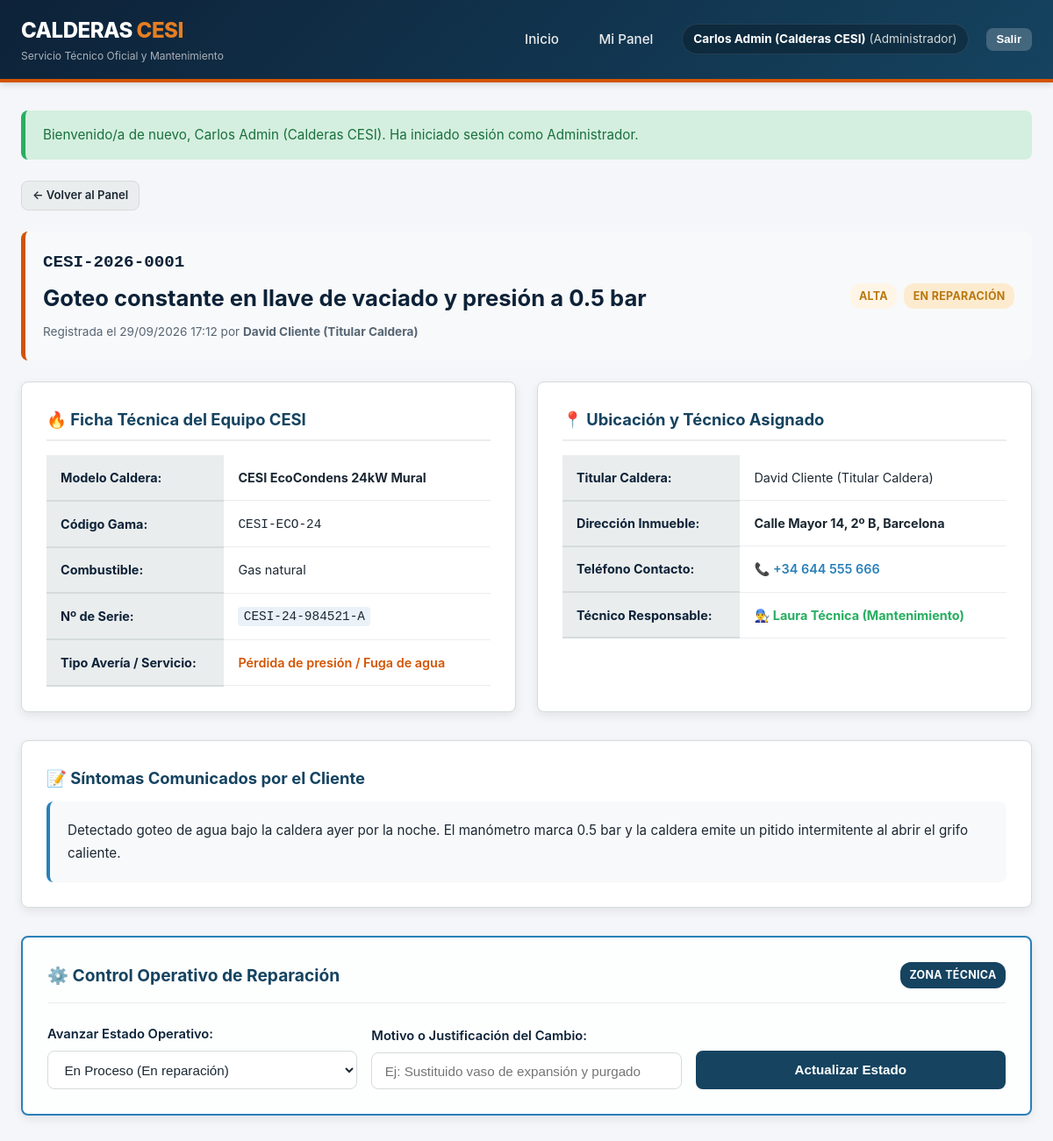
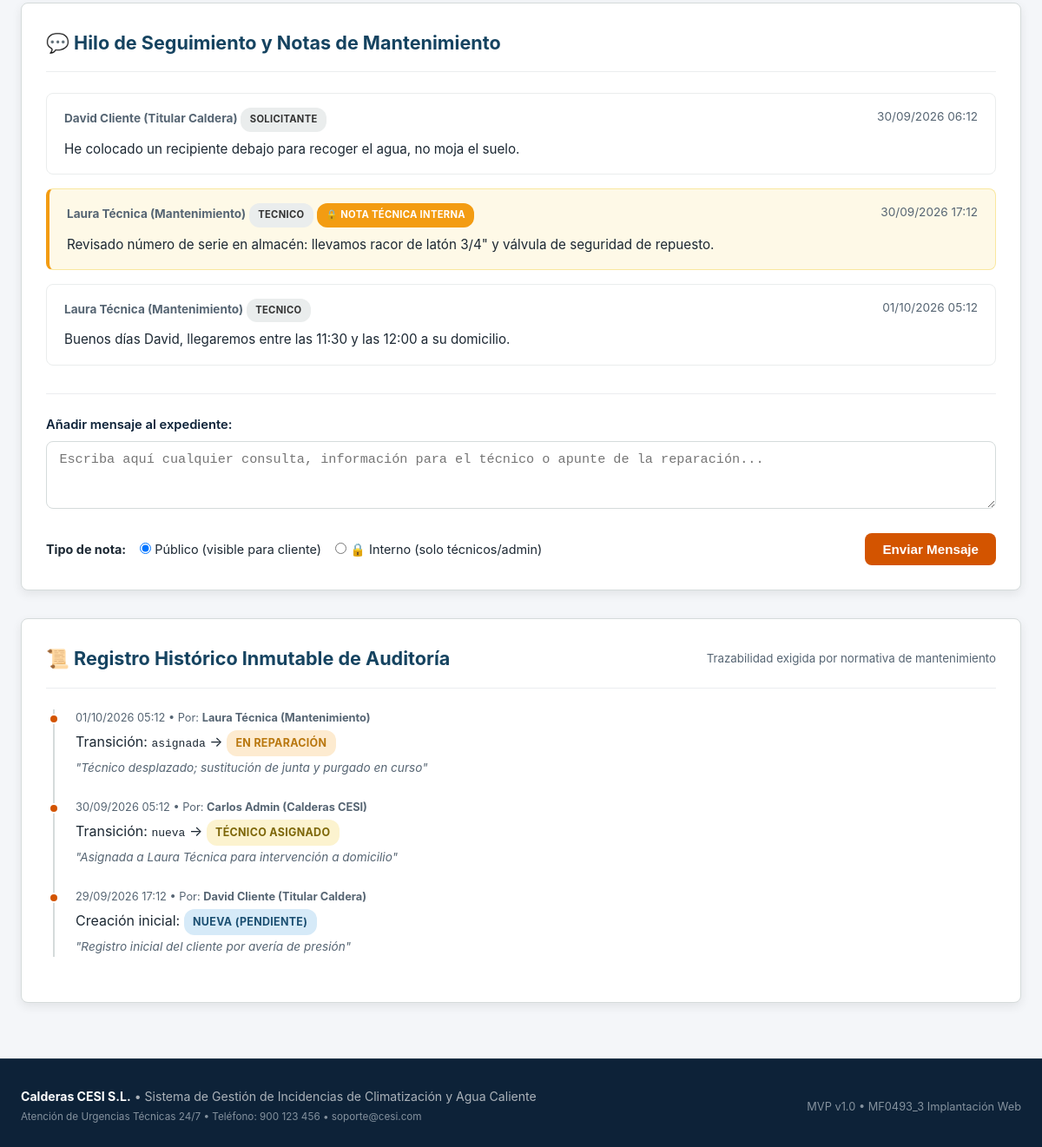
The app's page /ver_incidencia.php?id=1 (signed in) with its own data (2 pictures, top to bottom).
### tables this page shows
CREATE TABLE `usuarios` (
  `id` INT UNSIGNED AUTO_INCREMENT PRIMARY KEY,
  `nombre` VARCHAR(100) NOT NULL,
  `email` VARCHAR(150) NOT NULL UNIQUE,
  `telefono` VARCHAR(25) NULL,
  `password_hash` VARCHAR(255) NOT NULL,
  `rol` ENUM('solicitante', 'tecnico', 'administrador') NOT NULL DEFAULT 'solicitante',
  `activo` TINYINT(1) NOT NULL DEFAULT 1,
  `creado_en` DATETIME NOT NULL DEFAULT CURRENT_TIMESTAMP,
  INDEX `idx_usuario_rol` (`rol`, `activo`),
  INDEX `idx_usuario_email` (`email`)
);

CREATE TABLE `incidencias` (
  `id` INT UNSIGNED AUTO_INCREMENT PRIMARY KEY,
  `referencia` VARCHAR(25) NOT NULL UNIQUE,
  `solicitante_id` INT UNSIGNED NOT NULL,
  `modelo_caldera_id` INT UNSIGNED NULL,
  `categoria_id` INT UNSIGNED NOT NULL,
  `numero_serie` VARCHAR(60) NULL,
  `direccion_instalacion` VARCHAR(255) NOT NULL,
  `telefono_contacto` VARCHAR(25) NOT NULL,
  `titulo` VARCHAR(150) NOT NULL,
  `descripcion` TEXT NOT NULL,
  `prioridad` ENUM('baja', 'media', 'alta', 'urgente') NOT NULL DEFAULT 'media',
  `estado` ENUM('nueva', 'asignada', 'en_proceso', 'resuelta', 'cerrada') NOT NULL DEFAULT 'nueva',
  `tecnico_asignado_id` INT UNSIGNED NULL,
  `creada_en` DATETIME NOT NULL DEFAULT CURRENT_TIMESTAMP,
  `actualizada_en` DATETIME NOT NULL DEFAULT CURRENT_TIMESTAMP ON UPDATE CURRENT_TIMESTAMP,

  CONSTRAINT `fk_incidencia_solicitante`
    FOREIGN KEY (`solicitante_id`) REFERENCES `usuarios` (`id`)
    ON UPDATE CASCADE ON DELETE RESTRICT,

  CONSTRAINT `fk_incidencia_modelo`
    FOREIGN KEY (`modelo_caldera_id`) REFERENCES `modelos_caldera` (`id`)
    ON UPDATE CASCADE ON DELETE SET NULL,

  CONSTRAINT `fk_incidencia_categoria`
    FOREIGN KEY (`categoria_id`) REFERENCES `categorias_averia` (`id`)
    ON UPDATE CASCADE ON DELETE RESTRICT,

  CONSTRAINT `fk_incidencia_tecnico`
    FOREIGN KEY (`tecnico_asignado_id`) REFERENCES `usuarios` (`id`)
    ON UPDATE CASCADE ON DELETE SET NULL,

  INDEX `idx_incidencia_estado` (`estado`),
  INDEX `idx_incidencia_solicitante` (`solicitante_id`),
  INDEX `idx_incidencia_tecnico` (`tecnico_asignado_id`),
  INDEX `idx_incidencia_prioridad` (`prioridad`),
  INDEX `idx_incidencia_creada` (`creada_en`)
);

CREATE TABLE `modelos_caldera` (
  `id` INT UNSIGNED AUTO_INCREMENT PRIMARY KEY,
  `codigo` VARCHAR(30) NOT NULL UNIQUE,
  `nombre` VARCHAR(120) NOT NULL,
  `combustible` ENUM('gas_natural', 'propano', 'pellet_biomasa', 'aerotermia', 'gasoil') NOT NULL DEFAULT 'gas_natural',
  `potencia_kw` DECIMAL(5,2) NULL,
  `descripcion` TEXT NULL,
  `activo` TINYINT(1) NOT NULL DEFAULT 1,
  INDEX `idx_modelo_activo` (`activo`)
);

CREATE TABLE `categorias_averia` (
  `id` INT UNSIGNED AUTO_INCREMENT PRIMARY KEY,
  `nombre` VARCHAR(100) NOT NULL UNIQUE,
  `descripcion` VARCHAR(255) NULL,
  `prioridad_sugerida` ENUM('baja', 'media', 'alta', 'urgente') NOT NULL DEFAULT 'media',
  `activa` TINYINT(1) NOT NULL DEFAULT 1,
  INDEX `idx_categoria_activa` (`activa`)
);

CREATE TABLE `comentarios` (
  `id` INT UNSIGNED AUTO_INCREMENT PRIMARY KEY,
  `incidencia_id` INT UNSIGNED NOT NULL,
  `usuario_id` INT UNSIGNED NOT NULL,
  `mensaje` TEXT NOT NULL,
  `tipo` ENUM('publico', 'interno') NOT NULL DEFAULT 'publico',
  `creado_en` DATETIME NOT NULL DEFAULT CURRENT_TIMESTAMP,

  CONSTRAINT `fk_comentario_incidencia`
    FOREIGN KEY (`incidencia_id`) REFERENCES `incidencias` (`id`)
    ON UPDATE CASCADE ON DELETE CASCADE,

  CONSTRAINT `fk_comentario_usuario`
    FOREIGN KEY (`usuario_id`) REFERENCES `usuarios` (`id`)
    ON UPDATE CASCADE ON DELETE RESTRICT,

  INDEX `idx_comentario_incidencia` (`incidencia_id`, `creado_en`)
);

CREATE TABLE `historial_estados` (
  `id` INT UNSIGNED AUTO_INCREMENT PRIMARY KEY,
  `incidencia_id` INT UNSIGNED NOT NULL,
  `usuario_id` INT UNSIGNED NOT NULL,
  `estado_anterior` ENUM('nueva', 'asignada', 'en_proceso', 'resuelta', 'cerrada') NULL,
  `estado_nuevo` ENUM('nueva', 'asignada', 'en_proceso', 'resuelta', 'cerrada') NOT NULL,
  `motivo` VARCHAR(255) NULL,
  `cambiado_en` DATETIME NOT NULL DEFAULT CURRENT_TIMESTAMP,

  CONSTRAINT `fk_historial_incidencia`
    FOREIGN KEY (`incidencia_id`) REFERENCES `incidencias` (`id`)
    ON UPDATE CASCADE ON DELETE CASCADE,

  CONSTRAINT `fk_historial_usuario`
    FOREIGN KEY (`usuario_id`) REFERENCES `usuarios` (`id`)
    ON UPDATE CASCADE ON DELETE RESTRICT,

  INDEX `idx_historial_incidencia` (`incidencia_id`, `cambiado_en`)
);

### ver_incidencia.php (the view, shortened to what the rows shown need)
<?php
require_once __DIR__ . '/src/helpers.php';
require_once __DIR__ . '/src/auth.php';
$usuario = usuario_actual();
$pdo = conectar();
$idIncidencia = (int)($_GET['id'] ?? 0);
$sqlInc = 'SELECT
                i.*,
                u.nombre AS cliente_nombre,
                u.email AS cliente_email,
                t.nombre AS tecnico_nombre,
                t.email AS tecnico_email,
                m.nombre AS modelo_caldera_nombre,
                m.codigo AS modelo_caldera_codigo,
                m.combustible AS modelo_combustible,
                m.potencia_kw AS modelo_potencia,
                c.nombre AS categoria_nombre
           FROM incidencias i
           JOIN usuarios u ON i.solicitante_id = u.id
           LEFT JOIN usuarios t ON i.tecnico_asignado_id = t.id
           LEFT JOIN modelos_caldera m ON i.modelo_caldera_id = m.id
           JOIN categorias_averia c ON i.categoria_id = c.id
           WHERE i.id = :id LIMIT 1';
$stmtInc = $pdo->prepare($sqlInc);
$stmtInc->execute(['id' => $idIncidencia]);
$incidencia = $stmtInc->fetch();
$filtroComentarios = ($usuario['rol'] === 'solicitante') ? 'AND c.tipo = "publico"' : '';
$sqlCom = "SELECT c.*, u.nombre AS autor_nombre, u.rol AS autor_rol
           FROM comentarios c
           JOIN usuarios u ON c.usuario_id = u.id
           WHERE c.incidencia_id = :id $filtroComentarios
           ORDER BY c.creado_en ASC";
$stmtCom = $pdo->prepare($sqlCom);
$stmtCom->execute(['id' => $idIncidencia]);
$comentarios = $stmtCom->fetchAll();
$sqlHist = 'SELECT h.*, u.nombre AS autor_nombre
            FROM historial_estados h
            JOIN usuarios u ON h.usuario_id = u.id
            WHERE h.incidencia_id = :id
            ORDER BY h.cambiado_en DESC';
$stmtHist = $pdo->prepare($sqlHist);
$stmtHist->execute(['id' => $idIncidencia]);
$historial = $stmtHist->fetchAll();
require_once __DIR__ . '/views/header.php';
?>
<div class="incident-header-banner">
  <div style="display:flex; justify-content:space-between; align-items:center; flex-wrap:wrap; gap:1rem;">
    <div>
      <span class="incident-ref"><?= e($incidencia['referencia']) ?></span>
      <h1 style="font-size:1.6rem; color:var(--cesi-blue-dark); margin:0.3rem 0;"><?= e($incidencia['titulo']) ?></h1>
      <span style="font-size:0.85rem; color:var(--cesi-text-muted);">
        Registrada el <?= formatear_fecha($incidencia['creada_en']) ?> por <strong><?= e($incidencia['cliente_nombre']) ?></strong>
      </span>
    </div>
    <div style="display:flex; gap:0.5rem; align-items:center;">
      <?= badge_prioridad($incidencia['prioridad']) ?>
      <?= badge_estado($incidencia['estado']) ?>
    </div>
  </div>
</div>
<div style="display:grid; grid-template-columns: repeat(auto-fit, minmax(320px, 1fr)); gap:1.5rem; margin-bottom:2rem;">
  <div class="card" style="margin-bottom:0;">
    <table class="table-custom" style="font-size:0.9rem;">
      <tr>
        <th style="width:40%;">Modelo Caldera:</th>
        <td><strong><?= e($incidencia['modelo_caldera_nombre'] ?? 'No catalogada') ?></strong></td>
      </tr>
      <tr>
        <th>Código Gama:</th>
        <td><code><?= e($incidencia['modelo_caldera_codigo'] ?? '-') ?></code></td>
      </tr>
      <tr>
        <th>Combustible:</th>
        <td><?= e(ucfirst(str_replace('_', ' ', $incidencia['modelo_combustible'] ?? 'Gas'))) ?></td>
      </tr>
      <tr>
        <th>Nº de Serie:</th>
        <td><code style="background:#eaf2f8; padding:0.2rem 0.4rem; border-radius:4px;"><?= e($incidencia['numero_serie'] ?? 'No aportado') ?></code></td>
      </tr>
      <tr>
        <th>Tipo Avería / Servicio:</th>
        <td><span style="color:var(--cesi-flame-primary); font-weight:600;"><?= e($incidencia['categoria_nombre']) ?></span></td>
      </tr>
    </table>
  </div>
  <div class="card" style="margin-bottom:0;">
    <table class="table-custom" style="font-size:0.9rem;">
      <tr>
        <th style="width:40%;">Titular Caldera:</th>
        <td><?= e($incidencia['cliente_nombre']) ?></td>
      </tr>
      <tr>
        <th>Dirección Inmueble:</th>
        <td><strong><?= e($incidencia['direccion_instalacion']) ?></strong></td>
      </tr>
      <tr>
        <th>Teléfono Contacto:</th>
        <td><a href="tel:<?= e($incidencia['telefono_contacto']) ?>" style="color:var(--cesi-blue-light); font-weight:600; text-decoration:none;">📞 <?= e($incidencia['telefono_contacto']) ?></a></td>
      </tr>
      <tr>
        <th>Técnico Responsable:</th>
        <td>
          <?php if ($incidencia['tecnico_nombre']): ?>
            <span style="color:var(--cesi-success); font-weight:700;">👨‍🔧 <?= e($incidencia['tecnico_nombre']) ?></span>
          <?php endif; ?>
        </td>
      </tr>
    </table>
  </div>
</div>
<div class="card">
  <h3 style="font-size:1.15rem; color:var(--cesi-blue-primary); margin-bottom:0.75rem;">
    📝 Síntomas Comunicados por el Cliente
  </h3>
  <div style="background:#f8f9fa; padding:1.25rem; border-radius:var(--cesi-radius); border-left:4px solid var(--cesi-blue-light); font-size:0.95rem; line-height:1.7;">
    <?= nl2br(e($incidencia['descripcion'])) ?>
  </div>
</div>
<?php if (in_array($usuario['rol'], ['tecnico', 'administrador'], true)): ?>
  <div class="card" style="background:#fdfefe; border:2px solid var(--cesi-blue-light);">
    <div class="card-header">
      <h3 class="card-title" style="font-size:1.2rem;">⚙️ Control Operativo de Reparación</h3>
      <span class="badge" style="background:var(--cesi-blue-primary); color:#fff;">Zona Técnica</span>
    </div>
    <form action="ver_incidencia.php?id=<?= $idIncidencia ?>" method="POST" style="display:grid; grid-template-columns: repeat(auto-fit, minmax(240px, 1fr)); gap:1rem; align-items:end;">
      <div class="form-group" style="margin-bottom:0;">
        <label for="nuevo_estado" class="form-label">Avanzar Estado Operativo:</label>
        <select id="nuevo_estado" name="nuevo_estado" class="form-control" required>
          <option value="en_proceso" <?= ($incidencia['estado'] === 'en_proceso') ? 'selected' : '' ?>>En Proceso (En reparación)</option>
        </select>
      </div>
      <div class="form-group" style="margin-bottom:0;">
        <label for="motivo" class="form-label">Motivo o Justificación del Cambio:</label>
        <input type="text" id="motivo" name="motivo" class="form-control" placeholder="Ej: Sustituido vaso de expansión y purgado">
      </div>
      <div>
        <button type="submit" class="btn btn-primary" style="height:44px; width:100%;">Actualizar Estado</button>
      </div>
    </form>
  </div>
<?php endif; ?>
<div class="card">
  <?php if (empty($comentarios)): ?>
    <p style="color:var(--cesi-text-muted); font-size:0.9rem; margin-bottom:1.5rem;">
      No hay mensajes ni comentarios registrados todavía en esta incidencia.
    </p>
  <?php else: ?>
    <div style="margin-bottom:2rem;">
      <?php foreach ($comentarios as $c): ?>
        <div class="comment-card <?= ($c['tipo'] === 'interno') ? 'interno' : '' ?>">
          <div class="comment-header">
            <div>
              <strong><?= e($c['autor_nombre']) ?></strong>
              <span class="badge" style="background:#eaeded; color:#333; font-size:0.7rem;"><?= e(ucfirst($c['autor_rol'])) ?></span>
              <?php if ($c['tipo'] === 'interno'): ?>
                <span class="badge" style="background:#f39c12; color:#fff; font-size:0.7rem;">🔒 NOTA TÉCNICA INTERNA</span>
              <?php endif; ?>
            </div>
            <span><?= formatear_fecha($c['creado_en']) ?></span>
          </div>
          <div style="font-size:0.95rem; color:var(--cesi-text-dark);">
            <?= nl2br(e($c['mensaje'])) ?>
          </div>
        </div>
      <?php endforeach; ?>
    </div>
  <?php endif; ?>
</div>
<div class="card">
  <ul class="timeline">
    <?php foreach ($historial as $h): ?>
      <li class="timeline-item">
        <div class="timeline-date"><?= formatear_fecha($h['cambiado_en']) ?> &bull; Por: <strong><?= e($h['autor_nombre']) ?></strong></div>
        <div style="margin-top:0.25rem;">
          <?php if ($h['estado_anterior']): ?>
            Transición: <code><?= e($h['estado_anterior']) ?></code> &rarr; <strong><?= badge_estado($h['estado_nuevo']) ?></strong>
          <?php else: ?>
            Creación inicial: <strong><?= badge_estado($h['estado_nuevo']) ?></strong>
          <?php endif; ?>
        </div>
        <?php if ($h['motivo']): ?>
          <div style="font-size:0.85rem; color:var(--cesi-text-muted); margin-top:0.2rem; font-style:italic;">
            "<?= e($h['motivo']) ?>"
          </div>
        <?php endif; ?>
      </li>
    <?php endforeach; ?>
  </ul>
</div>
<?php require_once __DIR__ . '/views/footer.php'; ?>

### views/header.php (shortened to what the rows shown need)
<?php
require_once dirname(__DIR__) . '/src/helpers.php';
require_once dirname(__DIR__) . '/src/auth.php';
$usuario = usuario_actual();
?>
<!DOCTYPE html>
<html lang="es">
<head>
  <link rel="stylesheet" href="assets/css/cesi.css">
</head>
<body>
<header class="site-header">
  <div class="header-container">
    <nav>
      <ul class="nav-links">
        <?php if ($usuario): ?>
          <li><a href="panel.php">Mi Panel</a></li>
          <li class="nav-badge-user">
            <strong><?= e($usuario['nombre']) ?></strong> (<?= e(ucfirst($usuario['rol'])) ?>)
          </li>
          <li>
            <form action="logout.php" method="POST" style="display:inline;">
              <button type="submit" class="btn btn-secondary btn-sm" style="background: rgba(255,255,255,0.2); color:#fff; border:none;">Salir</button>
            </form>
          </li>
        <?php else: ?>
          <li><a href="login.php">Iniciar Sesión</a></li>
          <li><a href="registro.php" style="background-color: var(--cesi-flame-primary); color: #fff;">Registrarse</a></li>
        <?php endif; ?>
      </ul>
    </nav>
  </div>
</header>
<main class="main-content">

### src/helpers.php (shortened to what the rows shown need)
<?php
function e(?string $valor): string
{
    return htmlspecialchars((string)($valor ?? ''), ENT_QUOTES | ENT_SUBSTITUTE, 'UTF-8');
}
function formatear_fecha(?string $fecha, string $formato = 'd/m/Y H:i'): string
{
    try {
        $dt = new DateTimeImmutable($fecha);
        return $dt->format($formato);
    } catch (Exception) {
        return e($fecha);
    }
}
function badge_estado(string $estado): string
{
    $clases = [
        'nueva'       => 'badge-estado-nueva',
        'asignada'    => 'badge-estado-asignada',
        'en_proceso'  => 'badge-estado-proceso',
        'resuelta'    => 'badge-estado-resuelta',
        'cerrada'     => 'badge-estado-cerrada',
    ];
    $nombres = [
        'nueva'       => 'Nueva (Pendiente)',
        'asignada'    => 'Técnico Asignado',
        'en_proceso'  => 'En Reparación',
        'resuelta'    => 'Resuelta',
        'cerrada'     => 'Cerrada / Finalizada',
    ];
    $clase = $clases[$estado] ?? 'badge-generica';
    $texto = $nombres[$estado] ?? ucfirst($estado);
    return sprintf('<span class="badge %s">%s</span>', e($clase), e($texto));
}
function badge_prioridad(string $prioridad): string
{
    $clases = [
        'baja'    => 'badge-prio-baja',
        'media'   => 'badge-prio-media',
        'alta'    => 'badge-prio-alta',
        'urgente' => 'badge-prio-urgente',
    ];
    $nombres = [
        'baja'    => 'Baja',
        'media'   => 'Media',
        'alta'    => 'Alta',
        'urgente' => 'URGENTE',
    ];
    $clase = $clases[$prioridad] ?? 'badge-generica';
    $texto = $nombres[$prioridad] ?? ucfirst($prioridad);
    return sprintf('<span class="badge %s">%s</span>', e($clase), e($texto));
}

### records on screen
usuarios: nombre "Carlos Admin (Calderas CESI)"
incidencias: referencia "CESI-2026-0001", titulo "Goteo constante en llave de vaciado y presión a 0.5 bar", creada_en "29/09/2026 17:12", solicitante.nombre "David Cliente (Titular Caldera)", prioridad "ALTA", estado "EN REPARACIÓN", modelo_caldera.nombre "CESI EcoCondens 24kW Mural", modelo_caldera.codigo "CESI-ECO-24", modelo_caldera.combustible "Gas natural", numero_serie "CESI-24-984521-A", categoria.nombre "Pérdida de presión / Fuga de agua", direccion_instalacion "Calle Mayor 14, 2º B, Barcelona", telefono_contacto "+34 644 555 666", tecnico_asignado.nombre "Laura Técnica (Mantenimiento)", descripcion "Detectado goteo de agua bajo la caldera ayer por la noche. El manómetro marca 0.5 bar y la caldera emite un pitido intermitente al abrir el grifo caliente.", nuevo_estado "En Proceso (En reparación)"
comentarios: usuario.nombre "David Cliente (Titular Caldera)", usuario.rol "SOLICITANTE", creado_en "30/09/2026 06:12", mensaje "He colocado un recipiente debajo para recoger el agua, no moja el suelo."
comentarios: usuario.nombre "Laura Técnica (Mantenimiento)", usuario.rol "TECNICO", tipo "🔒 NOTA TÉCNICA INTERNA", creado_en "30/09/2026 17:12", mensaje "Revisado número de serie en almacén: llevamos racor de latón 3/4\" y válvula de seguridad de repuesto."
comentarios: usuario.nombre "Laura Técnica (Mantenimiento)", usuario.rol "TECNICO", creado_en "01/10/2026 05:12", mensaje "Buenos días David, llegaremos entre las 11:30 y las 12:00 a su domicilio."
historial_estados: cambiado_en "01/10/2026 05:12", usuario.nombre "Laura Técnica (Mantenimiento)", estado_anterior "asignada", estado_nuevo "EN REPARACIÓN", motivo "Técnico desplazado; sustitución de junta y purgado en curso"
historial_estados: cambiado_en "30/09/2026 05:12", usuario.nombre "Carlos Admin (Calderas CESI)", estado_anterior "nueva", estado_nuevo "TÉCNICO ASIGNADO", motivo "Asignada a Laura Técnica para intervención a domicilio"
historial_estados: cambiado_en "29/09/2026 17:12", usuario.nombre "David Cliente (Titular Caldera)", estado_nuevo "NUEVA (PENDIENTE)", motivo "Registro inicial del cliente por avería de presión"

### other values on screen
$usuario['rol'] "Administrador"
$flash['mensaje'] "Bienvenido/a de nuevo, Carlos Admin (Calderas CESI). Ha iniciado sesión como Administrador."
